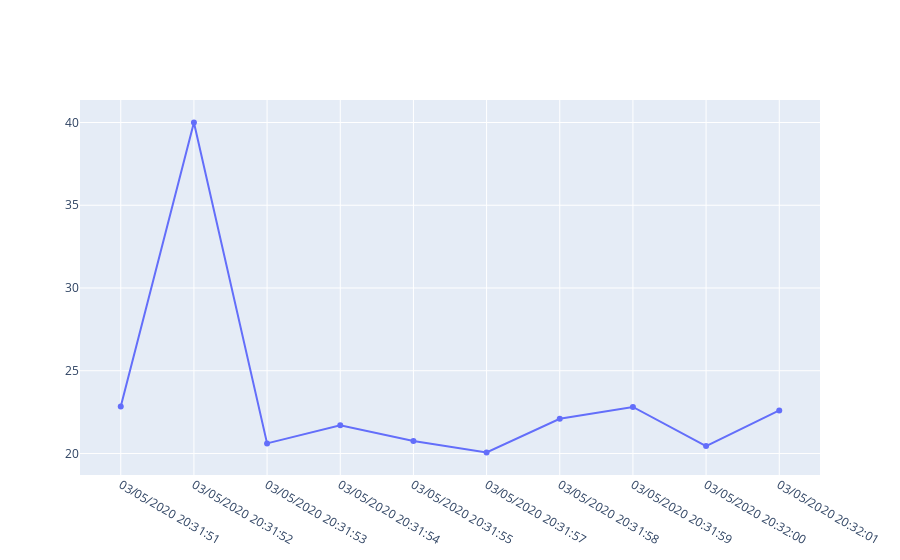

The code cell stored with this chart in its notebook:
### Code cell
#df = pd.read_csv("data_test.csv")
df = df_new_data
df_new_data = df_data.head(10)

data = [go.Scatter(
          x=df.datetime,
          y=df['temperature'])]

iplot(data)

### Figure 1 — Plotly figure (JSON) as saved in the notebook; plotly's stock layout.template omitted (floating-point values rounded to 4 significant figures)
{"data": [{"type": "scatter", "x": ["03/05/2020 20:31:51", "03/05/2020 20:31:52", "03/05/2020 20:31:53", "03/05/2020 20:31:54", "03/05/2020 20:31:55", "03/05/2020 20:31:57", "03/05/2020 20:31:58", "03/05/2020 20:31:59", "03/05/2020 20:32:00", "03/05/2020 20:32:01"], "y": [22.84, 40, 20.61, 21.7, 20.76, 20.06, 22.1, 22.81, 20.45, 22.6]}], "layout": {}}
